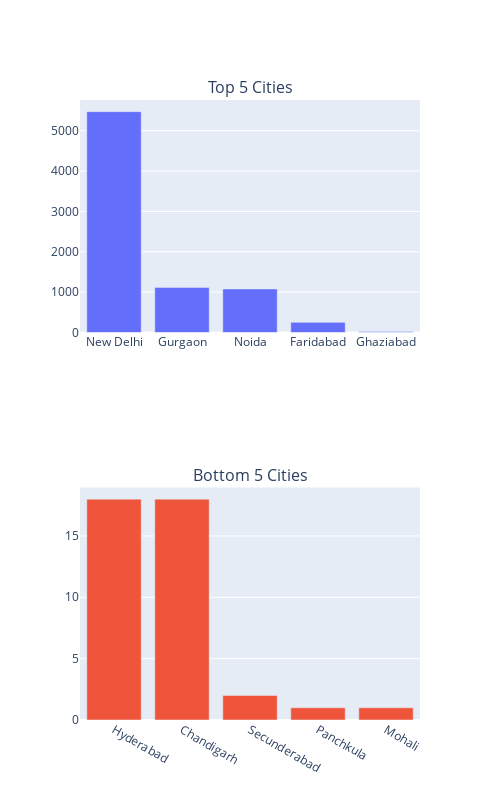

Source (notebook cell):
### Code cell
fig=make_subplots(rows=2,cols=1,subplot_titles=('Top 5 Cities','Bottom 5 Cities'))
labels=india_zomato_data['City'].value_counts().head().index
values=india_zomato_data['City'].value_counts().head().values
fig.add_trace(go.Bar(x=labels,y=values),1,1)
labels=india_zomato_data['City'].value_counts().tail().index
values=india_zomato_data['City'].value_counts().tail().values
fig.add_trace(go.Bar(x=labels,y=values),2,1)
fig.update_layout(height=800,width=500,showlegend=False)
fig.show()

### Figure 1 — Plotly figure (JSON) as saved in the notebook; plotly's stock layout.template omitted (floating-point values rounded to 4 significant figures)
{"data": [{"type": "bar", "x": ["New Delhi", "Gurgaon", "Noida", "Faridabad", "Ghaziabad"], "xaxis": "x", "y": [5473, 1118, 1080, 251, 25], "yaxis": "y"}, {"type": "bar", "x": ["Hyderabad", "Chandigarh", "Secunderabad", "Panchkula", "Mohali"], "xaxis": "x2", "y": [18, 18, 2, 1, 1], "yaxis": "y2"}], "layout": {"annotations": [{"font": {"size": 16}, "showarrow": false, "text": "Top 5 Cities", "x": 0.5, "xanchor": "center", "xref": "paper", "y": 1, "yanchor": "bottom", "yref": "paper"}, {"font": {"size": 16}, "showarrow": false, "text": "Bottom 5 Cities", "x": 0.5, "xanchor": "center", "xref": "paper", "y": 0.375, "yanchor": "bottom", "yref": "paper"}], "height": 800, "showlegend": false, "width": 500, "xaxis": {"anchor": "y", "domain": [0, 1]}, "xaxis2": {"anchor": "y2", "domain": [0, 1]}, "yaxis": {"anchor": "x", "domain": [0.625, 1]}, "yaxis2": {"anchor": "x2", "domain": [0, 0.375]}}}
